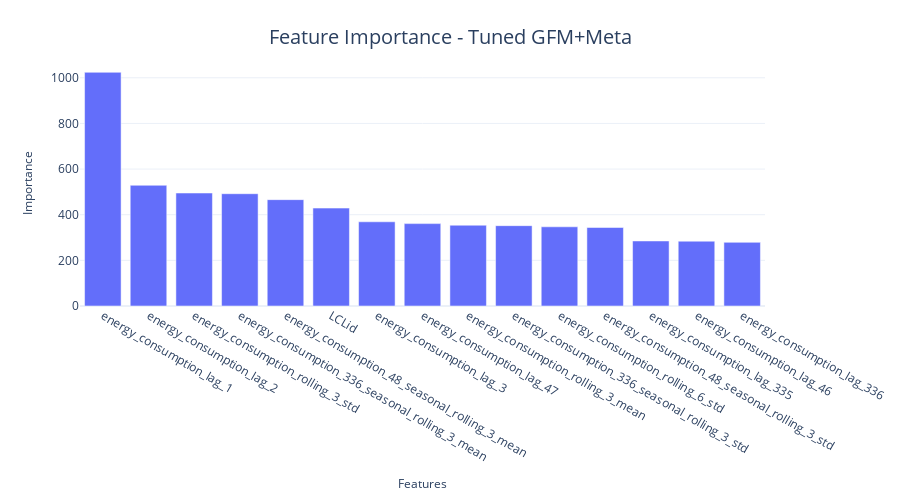

Notebook code cell kept with this figure:
### Code cell
fig = px.bar(feat_df.head(15), x="feature", y="importance")
format_plot(fig, xlabel="Features", ylabel="Importance", title=f"Feature Importance - {model_config.name}", font_size=12)
# fig.write_image("imgs/chapter_8/tuned_meta_fimp.png")
fig.show()

### Figure 1 — Plotly figure (JSON) as saved in the notebook; plotly's stock layout.template omitted (floating-point values rounded to 4 significant figures)
{"data": [{"alignmentgroup": "True", "hovertemplate": "feature=%{x}<br>importance=%{y}<extra></extra>", "legendgroup": "", "marker": {"color": "#636efa", "pattern": {"shape": ""}}, "name": "", "offsetgroup": "", "orientation": "v", "showlegend": false, "textposition": "auto", "type": "bar", "x": ["energy_consumption_lag_1", "energy_consumption_lag_2", "energy_consumption_rolling_3_std", "energy_consumption_336_seasonal_rolling_3_mean", "energy_consumption_48_seasonal_rolling_3_mean", "LCLid", "energy_consumption_lag_3", "energy_consumption_lag_47", "energy_consumption_rolling_3_mean", "energy_consumption_336_seasonal_rolling_3_std", "energy_consumption_rolling_6_std", "energy_consumption_48_seasonal_rolling_3_std", "energy_consumption_lag_335", "energy_consumption_lag_46", "energy_consumption_lag_336"], "xaxis": "x", "y": [1024, 529, 495, 492, 466, 429, 369, 361, 354, 352, 347, 344, 285, 284, 279], "yaxis": "y"}], "layout": {"autosize": false, "barmode": "relative", "height": 500, "legend": {"font": {"size": 12}, "orientation": "h", "title": {}, "tracegroupgap": 0, "x": 1, "xanchor": "right", "y": 0.9, "yanchor": "bottom"}, "margin": {"t": 60}, "title": {"font": {"size": 20}, "text": "Feature Importance - Tuned GFM+Meta", "x": 0.5, "xanchor": "center", "yanchor": "top"}, "width": 900, "xaxis": {"anchor": "y", "domain": [0, 1], "tickfont": {"size": 12}, "title": {"font": {"size": 12}, "text": "Features"}}, "yaxis": {"anchor": "x", "domain": [0, 1], "tickfont": {"size": 12}, "title": {"font": {"size": 12}, "text": "Importance"}}}}
